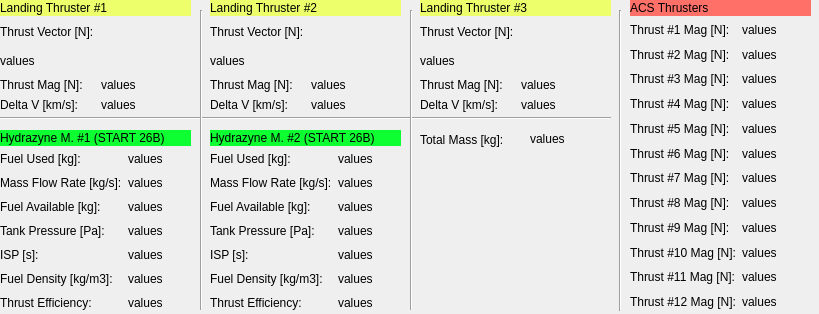
<?xml version="1.0" encoding="UTF-8"?>
<ui version="4.0">
 <class>widPropulsion</class>
 <widget class="QWidget" name="widPropulsion">
  <property name="geometry">
   <rect>
    <x>0</x>
    <y>0</y>
    <width>819</width>
    <height>314</height>
   </rect>
  </property>
  <property name="windowTitle">
   <string>Frame</string>
  </property>
  <property name="lineWidth" stdset="0">
   <number>0</number>
  </property>
  <widget class="QWidget" name="widget" native="true">
   <property name="geometry">
    <rect>
     <x>420</x>
     <y>160</y>
     <width>191</width>
     <height>141</height>
    </rect>
   </property>
   <property name="styleSheet">
    <string notr="true">image: url(:/ACS-thrusters.png);</string>
   </property>
  </widget>
  <widget class="QLabel" name="label">
   <property name="geometry">
    <rect>
     <x>0</x>
     <y>0</y>
     <width>191</width>
     <height>16</height>
    </rect>
   </property>
   <property name="styleSheet">
    <string notr="true">background-color: rgb(237, 255, 106);</string>
   </property>
   <property name="text">
    <string>Landing Thruster #1</string>
   </property>
  </widget>
  <widget class="QLabel" name="label_21">
   <property name="geometry">
    <rect>
     <x>420</x>
     <y>130</y>
     <width>142</width>
     <height>19</height>
    </rect>
   </property>
   <property name="text">
    <string>Total Mass [kg]:</string>
   </property>
  </widget>
  <widget class="QLabel" name="totalMass">
   <property name="geometry">
    <rect>
     <x>530</x>
     <y>130</y>
     <width>77</width>
     <height>18</height>
    </rect>
   </property>
   <property name="text">
    <string>values</string>
   </property>
  </widget>
  <widget class="QWidget" name="verticalLayoutWidget">
   <property name="geometry">
    <rect>
     <x>0</x>
     <y>20</y>
     <width>196</width>
     <height>92</height>
    </rect>
   </property>
   <layout class="QVBoxLayout" name="verticalLayout">
    <item>
     <widget class="QLabel" name="label_7">
      <property name="text">
       <string>Thrust Vector [N]:</string>
      </property>
     </widget>
    </item>
    <item>
     <widget class="QLabel" name="thruster1Vector">
      <property name="text">
       <string>values</string>
      </property>
     </widget>
    </item>
    <item>
     <layout class="QGridLayout" name="gridLayout">
      <item row="0" column="1">
       <widget class="QLabel" name="thruster1Mag">
        <property name="text">
         <string>values</string>
        </property>
       </widget>
      </item>
      <item row="0" column="0">
       <widget class="QLabel" name="label_13">
        <property name="text">
         <string>Thrust Mag [N]:</string>
        </property>
       </widget>
      </item>
      <item row="1" column="0">
       <widget class="QLabel" name="label_14">
        <property name="text">
         <string>Delta V [km/s]:</string>
        </property>
       </widget>
      </item>
      <item row="1" column="1">
       <widget class="QLabel" name="thruster1deltaV">
        <property name="text">
         <string>values</string>
        </property>
       </widget>
      </item>
     </layout>
    </item>
   </layout>
  </widget>
  <widget class="QWidget" name="gridLayoutWidget_2">
   <property name="geometry">
    <rect>
     <x>0</x>
     <y>150</y>
     <width>194</width>
     <height>162</height>
    </rect>
   </property>
   <layout class="QGridLayout" name="gridLayout_2">
    <item row="2" column="0">
     <widget class="QLabel" name="label_19">
      <property name="text">
       <string>Fuel Used [kg]:</string>
      </property>
     </widget>
    </item>
    <item row="2" column="1">
     <widget class="QLabel" name="hydMotor1fuelUsed">
      <property name="text">
       <string>values</string>
      </property>
     </widget>
    </item>
    <item row="3" column="0">
     <widget class="QLabel" name="label_18">
      <property name="text">
       <string>Mass Flow Rate [kg/s]:</string>
      </property>
     </widget>
    </item>
    <item row="3" column="1">
     <widget class="QLabel" name="hydMotor1massFlowRate">
      <property name="text">
       <string>values</string>
      </property>
     </widget>
    </item>
    <item row="4" column="0">
     <widget class="QLabel" name="label_20">
      <property name="text">
       <string>Fuel Available [kg]:</string>
      </property>
     </widget>
    </item>
    <item row="4" column="1">
     <widget class="QLabel" name="hydMotor1fuelAvailable">
      <property name="text">
       <string>values</string>
      </property>
     </widget>
    </item>
    <item row="6" column="0">
     <widget class="QLabel" name="label_16">
      <property name="text">
       <string>ISP [s]:</string>
      </property>
     </widget>
    </item>
    <item row="6" column="1">
     <widget class="QLabel" name="hydMotor1ISP">
      <property name="text">
       <string>values</string>
      </property>
     </widget>
    </item>
    <item row="5" column="0">
     <widget class="QLabel" name="label_22">
      <property name="text">
       <string>Tank Pressure [Pa]:</string>
      </property>
     </widget>
    </item>
    <item row="5" column="1">
     <widget class="QLabel" name="hydMotor1tankPressure">
      <property name="text">
       <string>values</string>
      </property>
     </widget>
    </item>
    <item row="7" column="0">
     <widget class="QLabel" name="label_23">
      <property name="text">
       <string>Fuel Density [kg/m3]:</string>
      </property>
     </widget>
    </item>
    <item row="7" column="1">
     <widget class="QLabel" name="hydMotor1fuelDensity">
      <property name="text">
       <string>values</string>
      </property>
     </widget>
    </item>
    <item row="8" column="0">
     <widget class="QLabel" name="label_15">
      <property name="text">
       <string>Thrust Efficiency:</string>
      </property>
     </widget>
    </item>
    <item row="8" column="1">
     <widget class="QLabel" name="hydMotor1eff">
      <property name="text">
       <string>values</string>
      </property>
     </widget>
    </item>
   </layout>
  </widget>
  <widget class="QWidget" name="verticalLayoutWidget_2">
   <property name="geometry">
    <rect>
     <x>210</x>
     <y>20</y>
     <width>196</width>
     <height>92</height>
    </rect>
   </property>
   <layout class="QVBoxLayout" name="verticalLayout_2">
    <item>
     <widget class="QLabel" name="label_8">
      <property name="text">
       <string>Thrust Vector [N]:</string>
      </property>
     </widget>
    </item>
    <item>
     <widget class="QLabel" name="thruster2Vector">
      <property name="text">
       <string>values</string>
      </property>
     </widget>
    </item>
    <item>
     <layout class="QGridLayout" name="gridLayout_3">
      <item row="0" column="0">
       <widget class="QLabel" name="label_17">
        <property name="text">
         <string>Thrust Mag [N]:</string>
        </property>
       </widget>
      </item>
      <item row="1" column="0">
       <widget class="QLabel" name="label_24">
        <property name="text">
         <string>Delta V [km/s]:</string>
        </property>
       </widget>
      </item>
      <item row="0" column="1">
       <widget class="QLabel" name="thruster2Mag">
        <property name="text">
         <string>values</string>
        </property>
       </widget>
      </item>
      <item row="1" column="1">
       <widget class="QLabel" name="thruster2deltaV">
        <property name="text">
         <string>values</string>
        </property>
       </widget>
      </item>
     </layout>
    </item>
   </layout>
  </widget>
  <widget class="QWidget" name="verticalLayoutWidget_3">
   <property name="geometry">
    <rect>
     <x>420</x>
     <y>20</y>
     <width>196</width>
     <height>92</height>
    </rect>
   </property>
   <layout class="QVBoxLayout" name="verticalLayout_3">
    <item>
     <widget class="QLabel" name="label_9">
      <property name="text">
       <string>Thrust Vector [N]:</string>
      </property>
     </widget>
    </item>
    <item>
     <widget class="QLabel" name="thruster3Vector">
      <property name="text">
       <string>values</string>
      </property>
     </widget>
    </item>
    <item>
     <layout class="QGridLayout" name="gridLayout_4">
      <item row="0" column="0">
       <widget class="QLabel" name="label_25">
        <property name="text">
         <string>Thrust Mag [N]:</string>
        </property>
       </widget>
      </item>
      <item row="1" column="0">
       <widget class="QLabel" name="label_26">
        <property name="text">
         <string>Delta V [km/s]:</string>
        </property>
       </widget>
      </item>
      <item row="0" column="1">
       <widget class="QLabel" name="thruster3Mag">
        <property name="text">
         <string>values</string>
        </property>
       </widget>
      </item>
      <item row="1" column="1">
       <widget class="QLabel" name="thruster3deltaV">
        <property name="text">
         <string>values</string>
        </property>
       </widget>
      </item>
     </layout>
    </item>
   </layout>
  </widget>
  <widget class="QLabel" name="label_4">
   <property name="geometry">
    <rect>
     <x>0</x>
     <y>130</y>
     <width>191</width>
     <height>16</height>
    </rect>
   </property>
   <property name="styleSheet">
    <string notr="true">background-color: rgb(14, 255, 49);</string>
   </property>
   <property name="text">
    <string>Hydrazyne M. #1 (START 26B)</string>
   </property>
  </widget>
  <widget class="QLabel" name="label_5">
   <property name="geometry">
    <rect>
     <x>210</x>
     <y>130</y>
     <width>191</width>
     <height>16</height>
    </rect>
   </property>
   <property name="styleSheet">
    <string notr="true">background-color: rgb(14, 255, 49);</string>
   </property>
   <property name="text">
    <string>Hydrazyne M. #2 (START 26B)</string>
   </property>
  </widget>
  <widget class="QLabel" name="label_2">
   <property name="geometry">
    <rect>
     <x>210</x>
     <y>0</y>
     <width>191</width>
     <height>16</height>
    </rect>
   </property>
   <property name="styleSheet">
    <string notr="true">background-color: rgb(237, 255, 106);</string>
   </property>
   <property name="text">
    <string>Landing Thruster #2</string>
   </property>
  </widget>
  <widget class="QLabel" name="label_3">
   <property name="geometry">
    <rect>
     <x>420</x>
     <y>0</y>
     <width>191</width>
     <height>16</height>
    </rect>
   </property>
   <property name="styleSheet">
    <string notr="true">background-color: rgb(237, 255, 106);</string>
   </property>
   <property name="text">
    <string>Landing Thruster #3</string>
   </property>
  </widget>
  <widget class="QWidget" name="gridLayoutWidget_4">
   <property name="geometry">
    <rect>
     <x>630</x>
     <y>20</y>
     <width>181</width>
     <height>291</height>
    </rect>
   </property>
   <layout class="QGridLayout" name="gridLayout_6">
    <item row="0" column="0">
     <widget class="QLabel" name="label_34">
      <property name="text">
       <string>Thrust #1 Mag [N]:</string>
      </property>
     </widget>
    </item>
    <item row="0" column="1">
     <widget class="QLabel" name="ACSthruster1Mag">
      <property name="text">
       <string>values</string>
      </property>
     </widget>
    </item>
    <item row="1" column="0">
     <widget class="QLabel" name="label_35">
      <property name="text">
       <string>Thrust #2 Mag [N]:</string>
      </property>
     </widget>
    </item>
    <item row="2" column="0">
     <widget class="QLabel" name="label_36">
      <property name="text">
       <string>Thrust #3 Mag [N]:</string>
      </property>
     </widget>
    </item>
    <item row="3" column="0">
     <widget class="QLabel" name="label_37">
      <property name="text">
       <string>Thrust #4 Mag [N]:</string>
      </property>
     </widget>
    </item>
    <item row="4" column="0">
     <widget class="QLabel" name="label_38">
      <property name="text">
       <string>Thrust #5 Mag [N]:</string>
      </property>
     </widget>
    </item>
    <item row="5" column="0">
     <widget class="QLabel" name="label_39">
      <property name="text">
       <string>Thrust #6 Mag [N]:</string>
      </property>
     </widget>
    </item>
    <item row="6" column="0">
     <widget class="QLabel" name="label_40">
      <property name="text">
       <string>Thrust #7 Mag [N]:</string>
      </property>
     </widget>
    </item>
    <item row="7" column="0">
     <widget class="QLabel" name="label_41">
      <property name="text">
       <string>Thrust #8 Mag [N]:</string>
      </property>
     </widget>
    </item>
    <item row="8" column="0">
     <widget class="QLabel" name="label_42">
      <property name="text">
       <string>Thrust #9 Mag [N]:</string>
      </property>
     </widget>
    </item>
    <item row="9" column="0">
     <widget class="QLabel" name="label_43">
      <property name="text">
       <string>Thrust #10 Mag [N]:</string>
      </property>
     </widget>
    </item>
    <item row="10" column="0">
     <widget class="QLabel" name="label_44">
      <property name="text">
       <string>Thrust #11 Mag [N]:</string>
      </property>
     </widget>
    </item>
    <item row="11" column="0">
     <widget class="QLabel" name="label_45">
      <property name="text">
       <string>Thrust #12 Mag [N]:</string>
      </property>
     </widget>
    </item>
    <item row="1" column="1">
     <widget class="QLabel" name="ACSthruster2Mag">
      <property name="text">
       <string>values</string>
      </property>
     </widget>
    </item>
    <item row="2" column="1">
     <widget class="QLabel" name="ACSthruster3Mag">
      <property name="text">
       <string>values</string>
      </property>
     </widget>
    </item>
    <item row="3" column="1">
     <widget class="QLabel" name="ACSthruster4Mag">
      <property name="text">
       <string>values</string>
      </property>
     </widget>
    </item>
    <item row="4" column="1">
     <widget class="QLabel" name="ACSthruster5Mag">
      <property name="text">
       <string>values</string>
      </property>
     </widget>
    </item>
    <item row="5" column="1">
     <widget class="QLabel" name="ACSthruster6Mag">
      <property name="text">
       <string>values</string>
      </property>
     </widget>
    </item>
    <item row="6" column="1">
     <widget class="QLabel" name="ACSthruster7Mag">
      <property name="text">
       <string>values</string>
      </property>
     </widget>
    </item>
    <item row="7" column="1">
     <widget class="QLabel" name="ACSthruster8Mag">
      <property name="text">
       <string>values</string>
      </property>
     </widget>
    </item>
    <item row="8" column="1">
     <widget class="QLabel" name="ACSthruster9Mag">
      <property name="text">
       <string>values</string>
      </property>
     </widget>
    </item>
    <item row="9" column="1">
     <widget class="QLabel" name="ACSthruster10Mag">
      <property name="text">
       <string>values</string>
      </property>
     </widget>
    </item>
    <item row="10" column="1">
     <widget class="QLabel" name="ACSthruster11Mag">
      <property name="text">
       <string>values</string>
      </property>
     </widget>
    </item>
    <item row="11" column="1">
     <widget class="QLabel" name="ACSthruster12Mag">
      <property name="text">
       <string>values</string>
      </property>
     </widget>
    </item>
   </layout>
  </widget>
  <widget class="QLabel" name="label_6">
   <property name="geometry">
    <rect>
     <x>630</x>
     <y>0</y>
     <width>181</width>
     <height>16</height>
    </rect>
   </property>
   <property name="styleSheet">
    <string notr="true">background-color: rgb(255, 113, 104);</string>
   </property>
   <property name="text">
    <string>ACS Thrusters</string>
   </property>
  </widget>
  <widget class="QWidget" name="gridLayoutWidget_3">
   <property name="geometry">
    <rect>
     <x>210</x>
     <y>150</y>
     <width>194</width>
     <height>162</height>
    </rect>
   </property>
   <layout class="QGridLayout" name="gridLayout_5">
    <item row="2" column="0">
     <widget class="QLabel" name="label_27">
      <property name="text">
       <string>Fuel Used [kg]:</string>
      </property>
     </widget>
    </item>
    <item row="2" column="1">
     <widget class="QLabel" name="hydMotor2fuelUsed">
      <property name="text">
       <string>values</string>
      </property>
     </widget>
    </item>
    <item row="3" column="0">
     <widget class="QLabel" name="label_28">
      <property name="text">
       <string>Mass Flow Rate [kg/s]:</string>
      </property>
     </widget>
    </item>
    <item row="3" column="1">
     <widget class="QLabel" name="hydMotor2massFlowRate">
      <property name="text">
       <string>values</string>
      </property>
     </widget>
    </item>
    <item row="4" column="0">
     <widget class="QLabel" name="label_29">
      <property name="text">
       <string>Fuel Available [kg]:</string>
      </property>
     </widget>
    </item>
    <item row="4" column="1">
     <widget class="QLabel" name="hydMotor2fuelAvailable">
      <property name="text">
       <string>values</string>
      </property>
     </widget>
    </item>
    <item row="6" column="0">
     <widget class="QLabel" name="label_30">
      <property name="text">
       <string>ISP [s]:</string>
      </property>
     </widget>
    </item>
    <item row="6" column="1">
     <widget class="QLabel" name="hydMotor2ISP">
      <property name="text">
       <string>values</string>
      </property>
     </widget>
    </item>
    <item row="5" column="0">
     <widget class="QLabel" name="label_31">
      <property name="text">
       <string>Tank Pressure [Pa]:</string>
      </property>
     </widget>
    </item>
    <item row="5" column="1">
     <widget class="QLabel" name="hydMotor2tankPressure">
      <property name="text">
       <string>values</string>
      </property>
     </widget>
    </item>
    <item row="7" column="0">
     <widget class="QLabel" name="label_32">
      <property name="text">
       <string>Fuel Density [kg/m3]:</string>
      </property>
     </widget>
    </item>
    <item row="7" column="1">
     <widget class="QLabel" name="hydMotor2fuelDensity">
      <property name="text">
       <string>values</string>
      </property>
     </widget>
    </item>
    <item row="8" column="0">
     <widget class="QLabel" name="label_33">
      <property name="text">
       <string>Thrust Efficiency:</string>
      </property>
     </widget>
    </item>
    <item row="8" column="1">
     <widget class="QLabel" name="hydMotor2eff">
      <property name="text">
       <string>values</string>
      </property>
     </widget>
    </item>
   </layout>
  </widget>
  <widget class="Line" name="line">
   <property name="geometry">
    <rect>
     <x>0</x>
     <y>110</y>
     <width>611</width>
     <height>16</height>
    </rect>
   </property>
   <property name="orientation">
    <enum>Qt::Horizontal</enum>
   </property>
  </widget>
  <widget class="Line" name="line_2">
   <property name="geometry">
    <rect>
     <x>610</x>
     <y>10</y>
     <width>20</width>
     <height>301</height>
    </rect>
   </property>
   <property name="orientation">
    <enum>Qt::Vertical</enum>
   </property>
  </widget>
  <widget class="Line" name="line_3">
   <property name="geometry">
    <rect>
     <x>200</x>
     <y>10</y>
     <width>3</width>
     <height>300</height>
    </rect>
   </property>
   <property name="orientation">
    <enum>Qt::Vertical</enum>
   </property>
  </widget>
  <widget class="Line" name="line_4">
   <property name="geometry">
    <rect>
     <x>410</x>
     <y>10</y>
     <width>3</width>
     <height>300</height>
    </rect>
   </property>
   <property name="orientation">
    <enum>Qt::Vertical</enum>
   </property>
  </widget>
 </widget>
 <resources/>
 <connections/>
</ui>
